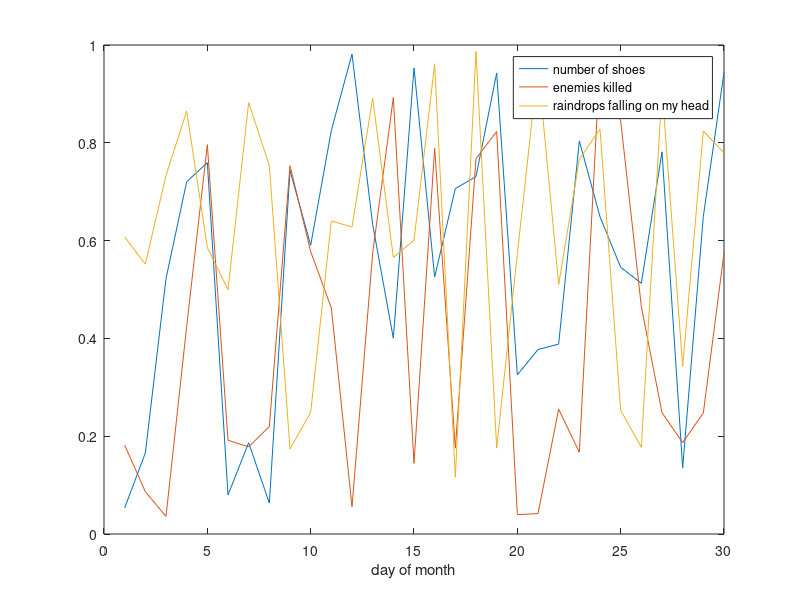

MATLAB code to generate this figure: (Note: this script raises an error after producing the figure.)
% $Revision: 29 $
% $Author: brandt $
% $Date: 2011-03-30 20:43:53 +0200 (Mi, 30 Mrz 2011) $

% clear the workspace
clear, close, clc

% generate a random matrix
mat_data = rand(30, 3);

% plot the data
figure(1);
plot(mat_data);
xlabel('day of month');

% create a standard legend
% (and obtain the handle)
legend({'number of shoes', ...
        'enemies killed', ...
        'raindrops falling on my head'});

% now change the legend to be clickable
legend_curve_selector(legend);